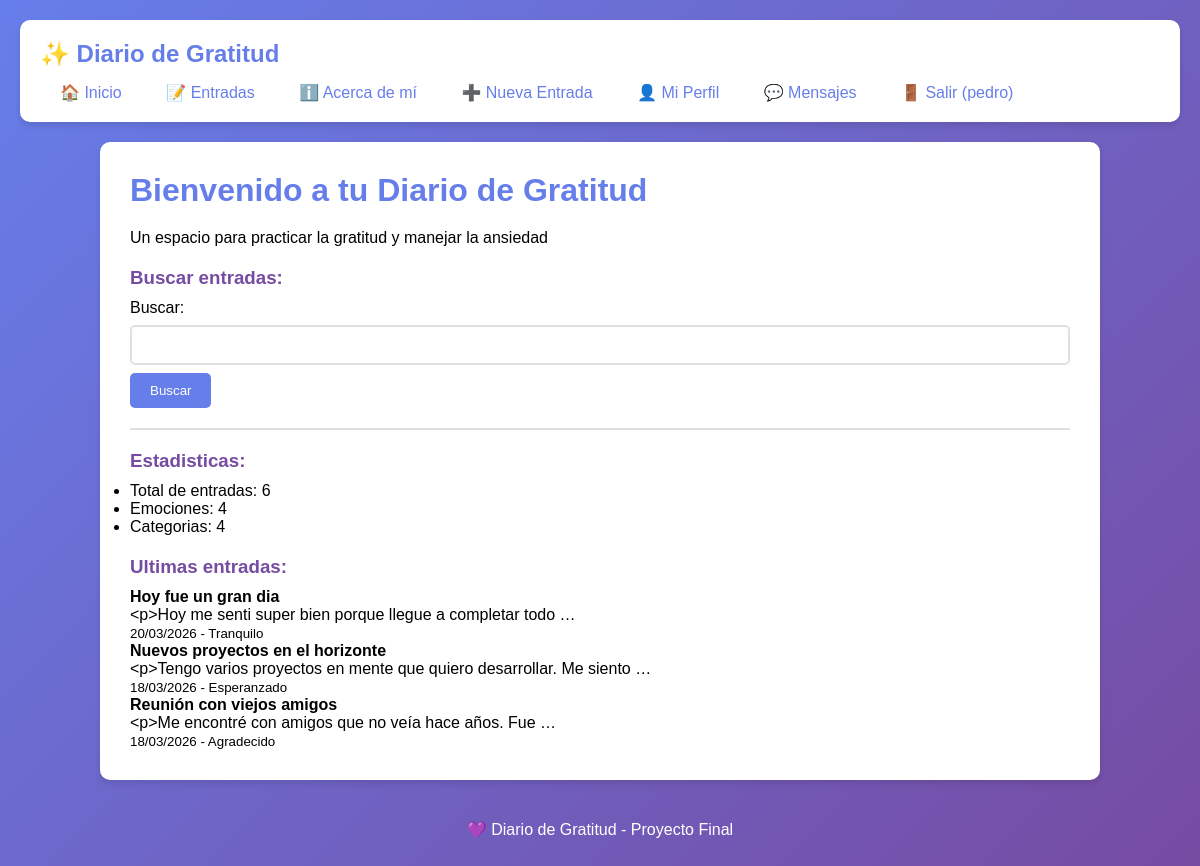
The app's page / (signed in) with its own data.
### diario/models.py (models this page shows, shortened)
class EntradaGratitud(models.Model):
    titulo = models.CharField(max_length=200)
    subtitulo = models.CharField(max_length=250, blank=True)
    descripcion = RichTextField()
    imagen = models.ImageField(upload_to='entradas/', blank=True, null=True)
    autor = models.ForeignKey(User, on_delete=models.CASCADE)
    emocion = models.ForeignKey(Emocion, on_delete=models.SET_NULL, null=True)
    categoria = models.ForeignKey(Categoria, on_delete=models.SET_NULL, null=True)
    fecha_creacion = models.DateTimeField(default=timezone.now)
    class Meta:
        verbose_name_plural = "Entradas de Gratitud"
        ordering = ['-fecha_creacion']

class Emocion(models.Model):
    nombre = models.CharField(max_length=50, unique=True)
    descripcion = models.TextField(blank=True)
    class Meta:
        verbose_name_plural = "Emociones"

### diario/views.py (the view, shortened to what this page needs)
# urls.py: path('', views.inicio, name='inicio'),
def inicio(request):
    entradas_recientes = EntradaGratitud.objects.all()[:3]
    total_entradas = EntradaGratitud.objects.count()
    total_emociones = Emocion.objects.count()
    total_categorias = Categoria.objects.count()
    resultados = []
    busqueda = request.GET.get('buscar', '')
    return render(request, 'diario/index.html', {
        'entradas_recientes': entradas_recientes,
        'total_entradas': total_entradas,
        'total_emociones': total_emociones,
        'total_categorias': total_categorias,
        'resultados': resultados,
    })

### diario/templates/diario/index.html (shortened to what this page needs)
{% extends 'diario/base.html' %}
{% block content %}
<h1>Bienvenido a tu Diario de Gratitud</h1>
<p>Un espacio para practicar la gratitud y manejar la ansiedad</p>
<h3>Buscar entradas:</h3>
<form method="GET">
    Buscar: <input type="text" name="buscar" value="{{ request.GET.buscar }}">
    <button type="submit">Buscar</button>
</form>
<hr>
<h3>Estadisticas:</h3>
<ul>
    <li>Total de entradas: {{ total_entradas }}</li>
    <li>Emociones: {{ total_emociones }}</li>
    <li>Categorias: {{ total_categorias }}</li>
</ul>
<h3>Ultimas entradas:</h3>
{% if entradas_recientes %}
    {% for entrada in entradas_recientes %}
    <p>
        <strong>{{ entrada.titulo }}</strong><br>
        {{ entrada.descripcion|truncatewords:10 }}<br>
        <small>{{ entrada.fecha_creacion|date:"d/m/Y" }} - {{ entrada.emocion.nombre }}</small>
    </p>
    {% endfor %}
{% else %}
    <p>No hay entradas ¡Comienza tu diario!</p>
{% endif %}
{% endblock %}

### diario/templates/diario/base.html (shortened to what this page needs)
<!DOCTYPE html>
<html>
<head>
</head>
<body>
    <nav>
        <h2>✨ Diario de Gratitud</h2>
        <a href="{% url 'inicio' %}">🏠 Inicio</a>
        <a href="{% url 'entrada_list' %}">📝 Entradas</a>
        <a href="{% url 'about' %}">ℹ️ Acerca de mí</a>
        {% if user.is_authenticated %}
            <a href="{% url 'entrada_create' %}">➕ Nueva Entrada</a>
            <a href="{% url 'profile' %}">👤 Mi Perfil</a>
            <a href="{% url 'mensajes' %}">💬 Mensajes</a>
            <a href="{% url 'logout' %}">🚪 Salir ({{ user.username }})</a>
        {% else %}
            <a href="{% url 'login' %}">🔐 Iniciar Sesión</a>
            <a href="{% url 'register' %}">📋 Registrarse</a>
        {% endif %}
    </nav>
    <div class="contenido">
        {% block content %}
        {% endblock %}
    </div>
    <footer>
        <p>💜 Diario de Gratitud - Proyecto Final</p>
    </footer>
</body>
</html>

### diario/templates/diario/base.html (style rules this page uses)
* { margin: 0; padding: 0; box-sizing: border-box; }
body { font-family: 'Arial', sans-serif; background: linear-gradient(135deg, #667eea 0%, #764ba2 100%); min-height: 100vh; padding: 20px; }
nav { background: white; padding: 20px; border-radius: 10px; box-shadow: 0 4px 6px rgba(0,0,0,0.1); margin-bottom: 20px; }
nav h2 { color: #667eea; margin-bottom: 15px; }
nav a { color: #667eea; text-decoration: none; padding: 8px 15px; margin: 0 5px; border-radius: 5px; transition: all 0.3s; }
.contenido { background: white; padding: 30px; border-radius: 10px; box-shadow: 0 4px 6px rgba(0,0,0,0.1); max-width: 1000px; margin: 0 auto; }
h1 { color: #667eea; margin-bottom: 20px; }
h3 { color: #764ba2; margin-top: 20px; margin-bottom: 10px; }
button, .boton { background: #667eea; color: white; padding: 10px 20px; border: none; border-radius: 5px; cursor: pointer; text-decoration: none; display: inline-block; transition: all 0.3s; }
input, textarea, select { width: 100%; padding: 10px; margin: 8px 0; border: 2px solid #e0e0e0; border-radius: 5px; font-size: 14px; }
footer { text-align: center; color: white; margin-top: 20px; padding: 20px; }
a { color: #667eea; }
hr { border: none; border-top: 2px solid #e0e0e0; margin: 20px 0; }

### records on screen
EntradaGratitud: titulo "Hoy fue un gran dia", descripcion "<p>Hoy me senti super bien porque llegue a completar todo …", fecha_creacion "20/03/2026", emocion.nombre "Tranquilo"
EntradaGratitud: titulo "Nuevos proyectos en el horizonte", descripcion "<p>Tengo varios proyectos en mente que quiero desarrollar. Me siento …", fecha_creacion "18/03/2026", emocion.nombre "Esperanzado"
EntradaGratitud: titulo "Reunión con viejos amigos", descripcion "<p>Me encontré con amigos que no veía hace años. Fue …", fecha_creacion "18/03/2026", emocion.nombre "Agradecido"

### other values on screen
{{ user.username }} "pedro"
{{ total_entradas }} "6"
{{ total_emociones }} "4"
{{ total_categorias }} "4"
